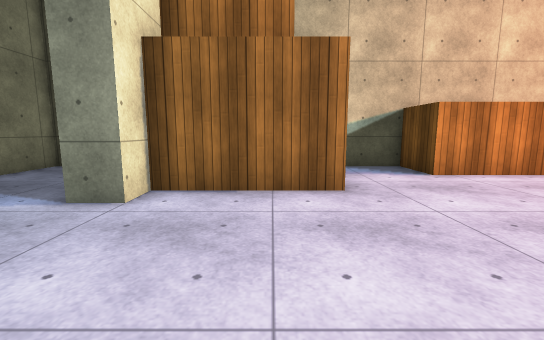
[1] (above)

16 first-person views from a walk through a Unity game level. The camera is 1.2 m above the floor, tilts 8° down and sees 90° across. The floor is counted in squares, 1 m on a side. Each view is taken from the middle of a square. On the plan, view 1 faces up. The plan holds only what a view shows up to about 13 squares ahead; the rest is blank. The place goes on beyond the plan. Some animated figures are not drawn. Surface patterns are stand-ins for the level's own textures.

[2]
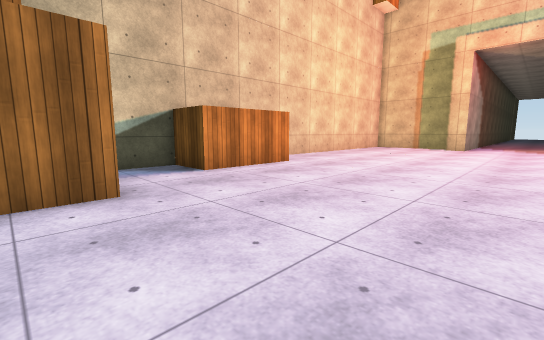

[3]
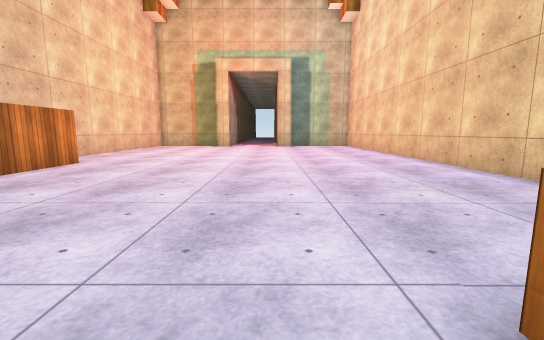

[4]
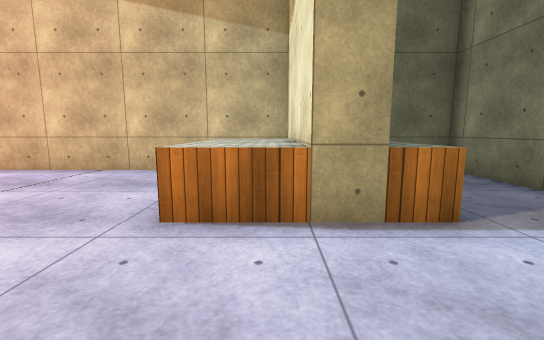

[5]
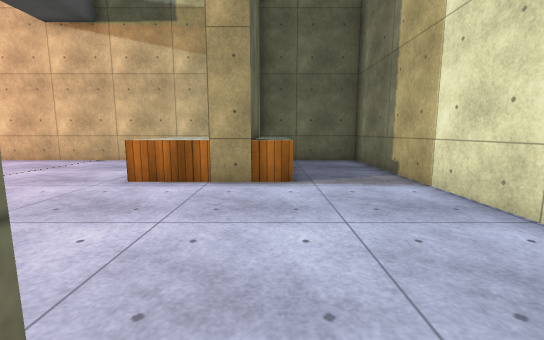

[6]
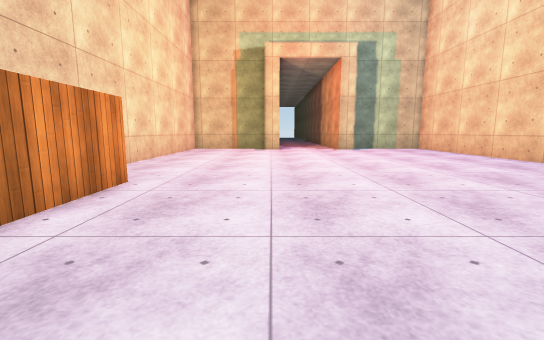

[7]
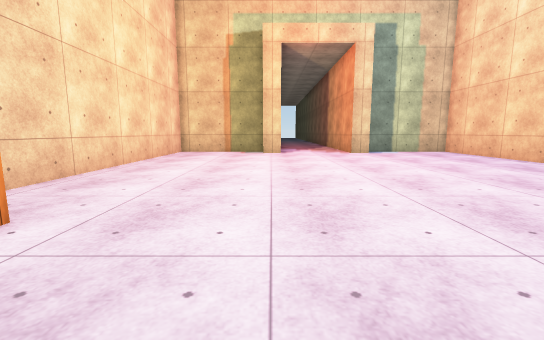

[8]
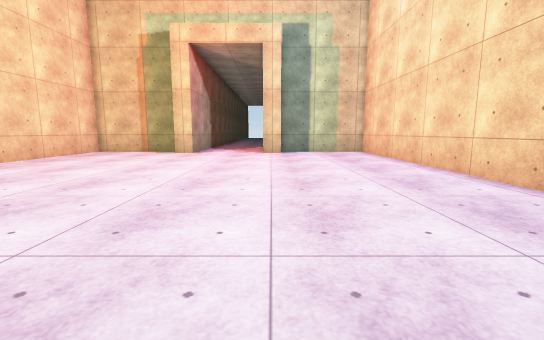

[9]
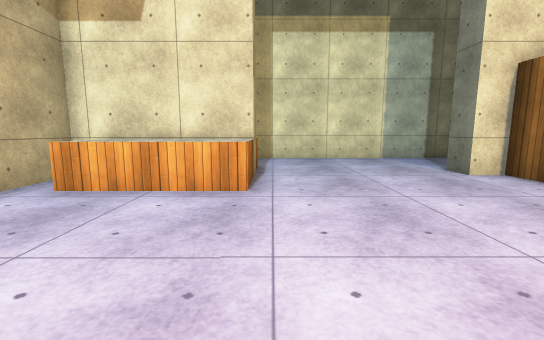

[10]
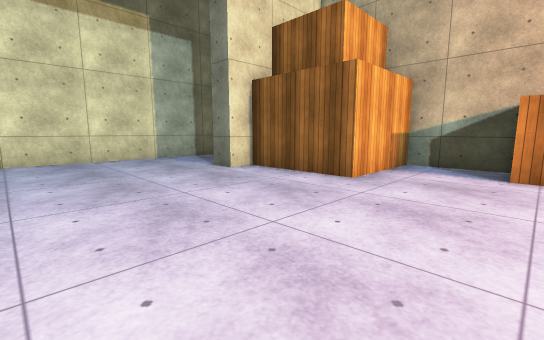

[11]
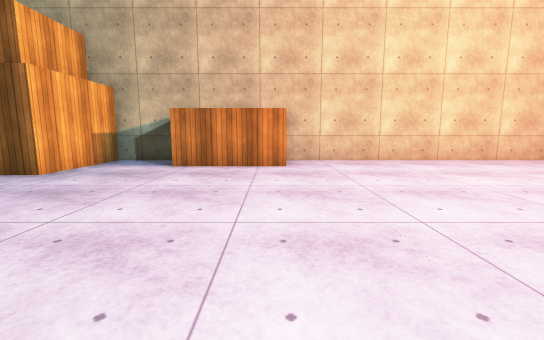

[12]
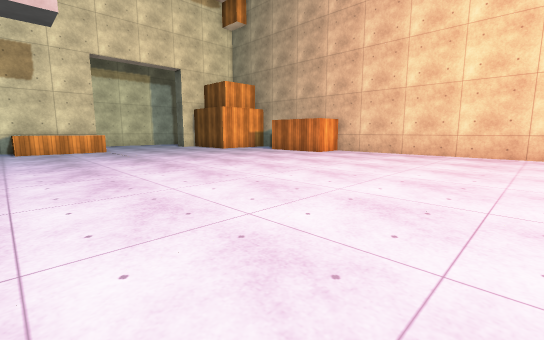

[13]
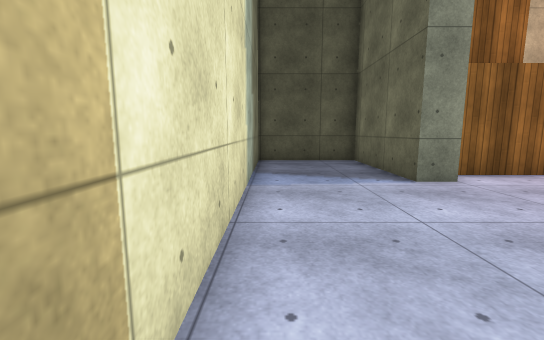

[14]
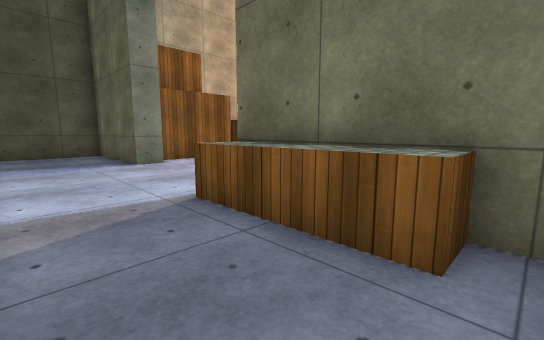

[15]
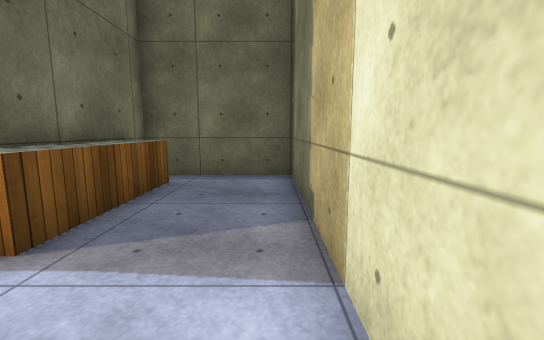

[16]
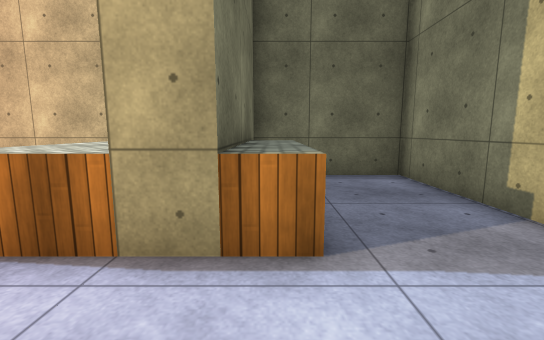

### Floor plan
Points are (right, up) in squares from view 1. A wall is a line through its corners. A room is listed if a view was taken in it or the views show most of it. See-through windows are left out.
Room 1 (views 1, 2, 3, 4, 5, 6, 7, 8, 9, 10, 11, 12, 13, 14, 15, 16)
walls: (8.6, 7.5) (4.5, 7.5) (4.5, 9.5) (1.5, 9.5) (1.5, 5.5) (-2.5, 5.5) (-2.5, 4.5) (-3.5, 4.5) (-3.5, 9.5) (-7.6, 9.5) (-7.6, -6.5) (-3.5, -6.5) (-3.5, -1.5); (-2.5, -1.5) (-2.5, -6.5) (18.2, -6.5); (-4.5, -1.5) (-0.5, -1.5); (18.5, 9.5) (8.6, 9.5)
low walls: (-0.5, -1.5) (-0.5, -5.5); (-3.5, -5.5) (-4.5, -5.5) (-4.5, -1.5)

Positions as (right, up) in squares from view 1, and headings:
1: (0, 0), facing up
2: (0, 0), facing up-right
3: (-2, 0), facing right
4: (-2, 2), facing down
5: (-4, 5), facing down
6: (2, 4), facing right
7: (5, 4), facing right
8: (5, -1), facing right
9: (5, -1), facing left
10: (5, -1), facing up-left
11: (8, -2), facing up
12: (18, -6), facing up-left
13: (-7, -2), facing up
14: (-7, -6), facing up-right
15: (-7, 1), facing down
16: (-4, 1), facing down
